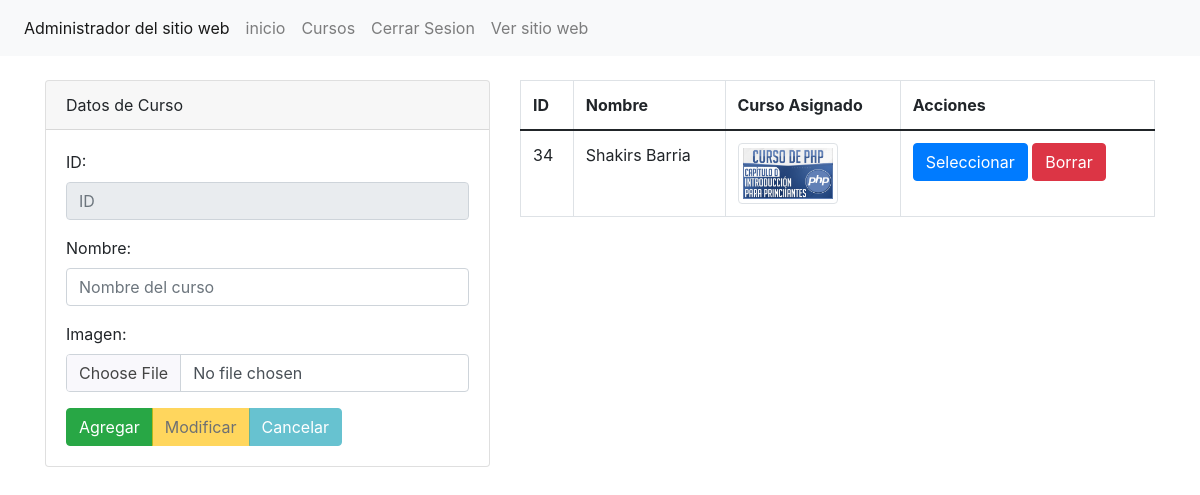
Screenshot of /administrador/seccion/productos.php (signed in) with the database file from the repository.
### tables this page shows
CREATE TABLE `cursos` (
  `id` int(11) NOT NULL,
  `nombre` varchar(255) NOT NULL,
  `imagen` varchar(1000) NOT NULL
);

### administrador/seccion/productos.php (the view, shortened to what this page needs)
<?php include("../template/cabecera.php"); ?>
<?php
$txtID=(isset($_POST['txtID']))?$_POST['txtID']:"";
$txtNombre=(isset($_POST['txtNombre']))?$_POST['txtNombre']:"";
$accion=(isset($_POST['accion']))?$_POST['accion']:"";
include("../config/bd.php");
$sentenciaSQL= $conexion->prepare("CALL cursos");
$sentenciaSQL->execute();
$listaLibros=$sentenciaSQL->fetchAll(PDO::FETCH_ASSOC);
?>
<div class="col-md-5">
    <div class="card">
        <div class="card-header">
            Datos de Curso
        </div>
        <div class="card-body">
        <form method="POST" enctype="multipart/form-data" >
    <div class = "form-group">
    <label for="txtID">ID:</label>
    <input type="text" required readonly class="form-control" value="<?php echo $txtID; ?>" name="txtID" id="txtID" placeholder="ID">
    </div>
    <div class = "form-group">
    <label for="txtNombre">Nombre:</label>
    <input type="text" required class="form-control" value="<?php echo $txtNombre; ?>" name="txtNombre" id="txtNombre" placeholder="Nombre del curso">
    </div>
    <div class = "form-group">
    <label for="txtNombre">Imagen:</label>
   <br/>
    <input type="file" class="form-control"  name="txtImagen" id="txtImagen" placeholder="Nombre del libro">
    </div>
        <div class="btn-group" role="group" aria-label="">
            <button type="submit" name="accion" <?php echo ($accion=="Seleccionar")?"disabled":""; ?> value="Agregar" class="btn btn-success">Agregar</button>
            <button type="submit" name="accion" <?php echo ($accion!="Seleccionar")?"disabled":""; ?> value="Modificar"class="btn btn-warning">Modificar</button>
            <button type="submit" name="accion" <?php echo ($accion!="Seleccionar")?"disabled":""; ?>  value="Cancelar" class="btn btn-info">Cancelar</button>
        </div>
    </form>
        </div>
    </div>
</div>
<div class="col-md-7">
    <table class="table table-bordered" id="tabla" >
        <thead>
            <tr>
                <th>ID</th>
                <th>Nombre</th>
                <th>Curso Asignado</th>
                <th>Acciones</th>
            </tr>
        </thead>
        <tbody>
        <?php  foreach($listaLibros as $libro) { ?>
            <tr>
                <td><?php echo $libro['id']; ?></td>
                <td><?php echo $libro['nombre']; ?></td>
                <td>
                <img class="img-thumbnail rounded" src="../../img/<?php echo $libro['imagen']; ?>" width="100" alt="" srcset="">
                </td>
                <td>
                <form method="post">
                    <input type="submit" name="accion" value="Seleccionar" class="btn btn-primary"/>
                    <input type="submit" name="accion" value="Borrar" class="btn btn-danger"/>
                </form>
                </td>
            </tr>
           <?php } ?>
        </tbody>
    </table>
</div>
<?php include("../template/pie.php"); ?>

### rows the page displays
cursos: id "34", nombre "Shakirs Barria", imagen (placeholder picture)
